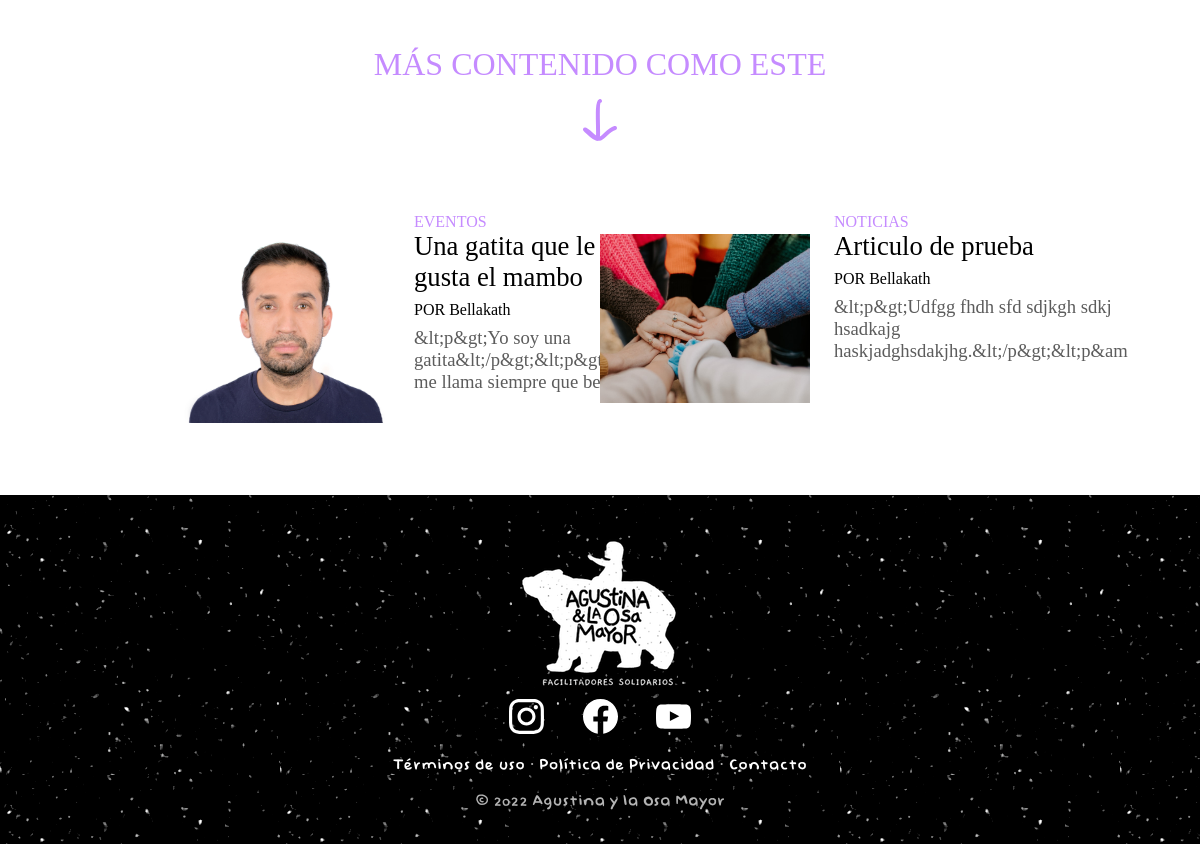
Before: /articulo?id=1 (lower part) with the older database file.
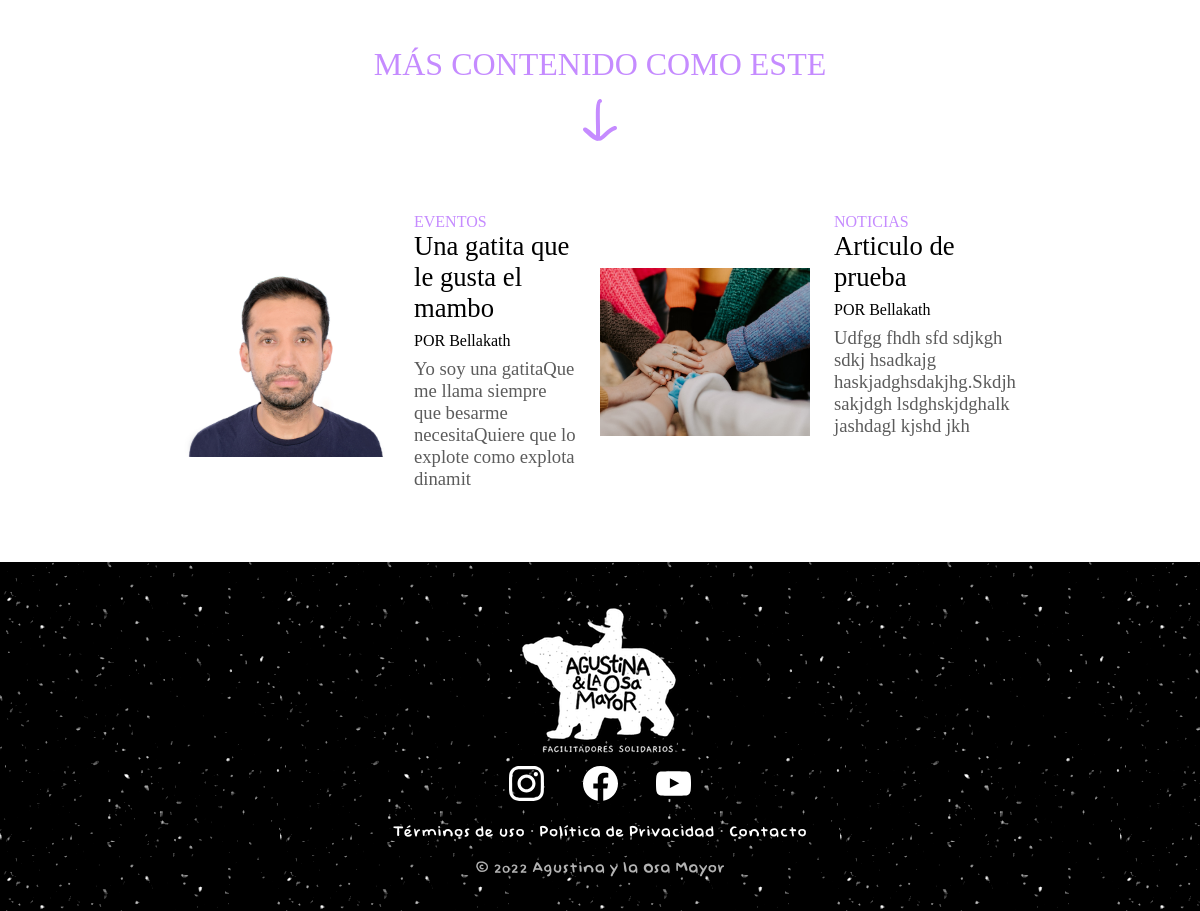
After: the same page with the newer database file.
### tables this page shows
CREATE TABLE `articulos` (
  `id` int(11) NOT NULL,
  `titulo` varchar(100) NOT NULL,
  `categoria` varchar(25) NOT NULL,
  `autor` varchar(50) NOT NULL,
  `contenido` text NOT NULL,
  `fecha` date NOT NULL DEFAULT current_timestamp(),
  `portada` varchar(100) NOT NULL DEFAULT 'default.png'
);

### htdocs/Core/functions.php (called while the page is built, shortened)
<?php
function base_path($path)
{
    return BASE_PATH . $path;
}
function view($path, $attributes = [])
{
    extract($attributes);
    require base_path('views/' . $path);
}
function getDescription($contenido)
{
    return substr(strip_tags($contenido), 0, 100);
}

### htdocs/controllers/articulo.php (called while the page is built, shortened)
<?php
$db = App::resolve(Database::class);
$articulo = $db->query('SELECT * FROM articulos where id = :id', [
	'id' => $_GET['id']
])->find();
$articulo["descripcion"] = getDescription($articulo["contenido"]);
$otros = $db->query("SELECT * FROM articulos where id <> ? ORDER BY RAND() LIMIT 2", [$_GET['id']])->get();
foreach ($otros as $key => $otro) {
	$otros[$key]["descripcion"] = getDescription($otro["contenido"]);
}
view("articulo.view.php", [
	'articulo' => $articulo,
	'otros' => $otros
]);

### htdocs/index.php (called while the page is built, shortened)
<?php
require BASE_PATH.'Core/functions.php';
spl_autoload_register(function ($class) {
    $class = str_replace('\\', DIRECTORY_SEPARATOR, $class);
});
require base_path('bootstrap.php');
$router = new \Core\Router();
$uri = parse_url($_SERVER['REQUEST_URI'])['path'];
$method = $_POST['_method'] ?? $_SERVER['REQUEST_METHOD'];
$router->route($uri, $method);

### htdocs/Core/App.php (called while the page is built, shortened)
<?php
class App
{
    protected static $container;
    public static function setContainer($container)
    {
        static::$container = $container;
    }
    public static function container()
    {
        return static::$container;
    }
    public static function resolve($key)
    {
        return static::container()->resolve($key);
    }
}

### htdocs/Core/Container.php (called while the page is built, shortened)
<?php
class Container
{
    protected $bindings = [];
    public function bind($key, $resolver)
    {
        $this->bindings[$key] = $resolver;
    }
    public function resolve($key)
    {
        $resolver = $this->bindings[$key];
        return call_user_func($resolver);
    }
}

### htdocs/config.php (called while the page is built)
<?php
return [
    'database' => [
        'host' => 'localhost',
        'port' => 3306,
        'dbname' => 'epiz_33068761_agustina_db',
        'charset' => 'utf8mb4'
    ],
];

### htdocs/bootstrap.php (called while the page is built, shortened)
<?php
$container = new Container();
$container->bind('Core\Database', function () {
    $config = require base_path('config.php');
    return new Database($config['database']);
});

### htdocs/Core/Database.php (called while the page is built, shortened)
<?php
class Database
{
    public $connection;
    public $statement;
    public function __construct($config, $username = 'root', $password = '')
    {
        $dsn = 'mysql:' . http_build_query($config, '', ';');
        $this->connection = new PDO($dsn, $username, $password, [
           PDO::ATTR_DEFAULT_FETCH_MODE => PDO::FETCH_ASSOC
        ]);
    }
    public function query($query, $params = [])
    {
        $this->statement = $this->connection->prepare($query);
        $this->statement->execute($params);
        return $this;
    }
    public function get()
    {
        return $this->statement->fetchAll();
    }
}

### htdocs/views/articulo.view.php (the view, shortened to what this page needs)
<!DOCTYPE html>
<html lang="es-PE">
<head>
	<link rel="stylesheet" href="../styles/layout.css">
	<link rel="stylesheet" href="../styles/star_sizes.css">
	<link rel="stylesheet" href="../styles/header.css">
	<link rel="stylesheet" href="../styles/articulo.css">
</head>
<body>
	<main>
		<div id="more-container">
			<div id="mas-contenido">
				<a href="#otrosarticulos-container">MÁS CONTENIDO COMO ESTE</a>
				<img src="../media/svg/b_arrow.svg">
			</div>
			<div id="otrosarticulos-container">
			<?php foreach ($otros as $otro): ?>
				<a class="otro" href="articulos?id=<?= $otro['id'] ?>">
					<img class="thumbnail" src="../articles/<?= $otro['portada'] ?>">
					<div class="otro-info">
						<div class="otro-cat"><?= $otro['categoria'] ?></div>
						<div class="otro-tit"><?= $otro['titulo'] ?></div>
						<div class="otro-aut">POR <?= $otro['autor'] ?></div>
						<div class="otro-res"><?= $otro['descripcion'] ?></div>
					</div>
				</a>
			<?php endforeach; ?>
			</div>
		</div>
	</main>
<?php require base_path('views/partials/footer.php') ?>
</body>
</html>

### htdocs/Core/Router.php (shortened to what this page needs)
<?php
class Router
{
    protected $routes = [];
    public function add($method, $uri, $controller)
    {
        $this->routes[] = [
            'uri' => $uri,
            'controller' => $controller,
            'method' => $method
        ];
    }
    public function route($uri, $method)
    {
        foreach ($this->routes as $route) {
            if ($route['uri'] === $uri && $route['method'] === strtoupper($method)) {
                return require base_path($route['controller']);
            }
        }
    }
}

### htdocs/views/partials/footer.php
<footer>
    <img src="../media/oso.png" alt="Logotipo Oso">
    <br>
    <a href="https://www.instagram.com/agustinaylaosamayor" target="_blank"><img class="social_media"
            src="../media/svg/insta.svg"></a>
    <a href="https://web.facebook.com/agustinaylaosamayor" target="_blank"><img class="social_media"
            src="../media/svg/fb.svg"></a>
    <a href="https://www.youtube.com/channel/UC5gVn5qG1ZIVy-9mxkg0w7Q" target="_blank"><img class="social_media"
            src="../media/svg/yt.svg"></a>
    <div id="footer_navbar">
        <a href="/terminos-de-uso">Términos de uso</a>
        ·
        <a href="/privacidad">Política de Privacidad</a>
        ·
        <a href="/contacto">Contacto</a>
    </div>
    <p id="copyright">© 2022 Agustina y la Osa Mayor</p>
</footer>

### htdocs/styles/layout.css (style rules this page uses)
:root { --black: #000000; --white: #FFFFFF; --hover: #b3b3b3; --enfasis1: #C58BFF; --enfasis2: #484848; --gris: #5C5C5C; --gris2: #d9d9d9; --img-size: 250px }
html { scroll-behavior: smooth; }
* { box-sizing: border-box; }
body { margin: 0; font-family: "BabyDoll"; }
footer { background-image: url(../media/pattern.png); text-align: center; color: var(--hover); font-size: 13pt; padding: 2em 1em; }
footer a img { margin: 0 1em; }
#footer_navbar a { text-decoration: none; color: var(--white); }
#footer_navbar { padding: 1em 0; }
footer #copyright { margin: 0; }
footer>a { display: inline-block; }
@media (min-width: 600px) { .social_media { height: 35px; } }

### htdocs/styles/articulo.css (style rules this page uses)
main { font-family: 'blogFont'; }
#mas-contenido a { display: block; text-decoration: none; color: var(--enfasis1); font-size: 18pt; text-align: center; width: fit-content; margin: 0 auto; }
#mas-contenido { transition: transform 0.5s ease-in-out; width: fit-content; margin: 0 auto; }
#mas-contenido img { display: block; width: fit-content; margin: 1em auto; }
.otro { display: flex; flex-direction: column; text-decoration: none; color: black; }
.thumbnail { padding: 0 1.5em; }
.otro-info { padding: 1.5em; }
.otro-cat { color: var(--enfasis1); }
.otro-tit { font-size: 20pt; }
.otro-aut { padding: 0.5rem 0; }
.otro-res { color: var(--gris); font-size: 14pt; }
@media (min-width: 600px) { #mas-contenido a { font-size: 24pt; } }
@media (min-width: 600px) { .otro { flex-direction: row; margin: 1.5em 0; } }
@media (min-width: 600px) { .thumbnail { object-fit: contain; width: 50%; } }
@media (min-width: 600px) { .otro-info { padding: 0 1.5em; } }
@media (min-width: 600px) { #otrosarticulos-container { margin: 3em auto; } }
@media (min-width: 1000px) { #otrosarticulos-container { display: flex; flex-wrap: wrap; width: 70%; margin: 3em auto; } }
@media (min-width: 1000px) { .otro-info { flex: 1; width: 22em; padding: 0 1.5em; } }
@media (min-width: 1000px) { .otro { width: 50%; } }
@media (min-width: 1000px) { .thumbnail { padding: 0; } }

Changed rows visible on the page:
changed articulos "Una gatita que le gusta el mambo": descripcion "&lt;p&gt;Yo soy una gatita&lt;/p&gt;&lt;p&gt;Que me llama siempre que besarm" → "Yo soy una gatitaQue me llama siempre que besarme necesitaQuiere que lo explote como explota dinamit"
changed articulos "Articulo de prueba": descripcion "&lt;p&gt;Udfgg fhdh sfd sdjkgh sdkj hsadkajg haskjadghsdakjhg.&lt;/p&gt;&lt;p&am" → "Udfgg fhdh sfd sdjkgh sdkj hsadkajg haskjadghsdakjhg.Skdjh sakjdgh lsdghskjdghalk jashdagl kjshd jkh"
